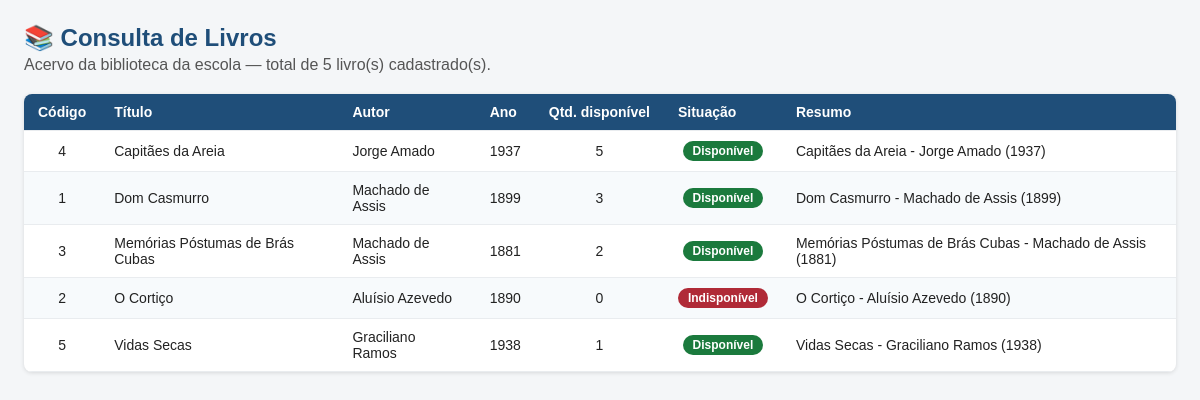
The app's page /listar_livros.php with its own data.
### tables this page shows
CREATE TABLE IF NOT EXISTS livros (
    codigo                  INT          NOT NULL AUTO_INCREMENT,
    titulo                  VARCHAR(150) NOT NULL,
    autor                   VARCHAR(100) NOT NULL,
    ano_publicacao          INT          NOT NULL,
    quantidade_disponivel   INT          NOT NULL,
    PRIMARY KEY (codigo)
);

### class/Livro.php (called while the page is built)
<?php
class Livro
{
    private int $codigo;
    private string $titulo;
    private string $autor;
    private int $anoPublicacao;
    private int $quantidadeDisponivel;
    public function __construct(
        string $titulo,
        string $autor,
        int $anoPublicacao,
        int $quantidadeDisponivel,
        int $codigo = 0
    ) {
        $this->titulo               = $titulo;
        $this->autor                = $autor;
        $this->anoPublicacao        = $anoPublicacao;
        $this->quantidadeDisponivel = $quantidadeDisponivel;
        $this->codigo               = $codigo;
    }
    public function getCodigo(): int
    {
        return $this->codigo;
    }
    public function getTitulo(): string
    {
        return $this->titulo;
    }
    public function getAutor(): string
    {
        return $this->autor;
    }
    public function getAnoPublicacao(): int
    {
        return $this->anoPublicacao;
    }
    public function getQuantidadeDisponivel(): int
    {
        return $this->quantidadeDisponivel;
    }
    public function estaDisponivel(): bool
    {
        return $this->quantidadeDisponivel > 0;
    }
    public function getResumo(): string
    {
        return $this->titulo . ' - ' . $this->autor . ' (' . $this->anoPublicacao . ')';
    }
}

### helpers.php (called while the page is built)
<?php
function statusDisponibilidade(int $quantidade): string
{
    return $quantidade > 0 ? 'Disponível' : 'Indisponível';
}
function escapar(string $texto): string
{
    return htmlspecialchars($texto, ENT_QUOTES, 'UTF-8');
}

### listar_livros.php (the view, shortened to what this page needs)
<?php
require_once __DIR__ . '/config/conexao.php';
require_once __DIR__ . '/class/Livro.php';
require_once __DIR__ . '/helpers.php';
$sql = "SELECT codigo, titulo, autor, ano_publicacao, quantidade_disponivel
        FROM livros
        ORDER BY titulo ASC";
$stmt = $pdo->query($sql);
$livros = [];
while ($linha = $stmt->fetch()) {
    $livros[] = new Livro(
        $linha['titulo'],
        $linha['autor'],
        (int) $linha['ano_publicacao'],
        (int) $linha['quantidade_disponivel'],
        (int) $linha['codigo']
    );
}
?>
<!DOCTYPE html>
<html lang="pt-br">
<head>
</head>
<body>
    <h1>📚 Consulta de Livros</h1>
    <p class="subtitulo">Acervo da biblioteca da escola — total de <?= count($livros) ?> livro(s) cadastrado(s).</p>
    <div class="tabela-wrap">
        <table>
            <thead>
                <tr>
                    <th>Código</th>
                    <th>Título</th>
                    <th>Autor</th>
                    <th>Ano</th>
                    <th>Qtd. disponível</th>
                    <th>Situação</th>
                    <th>Resumo</th>
                </tr>
            </thead>
            <tbody>
                <?php if (empty($livros)): ?>
                    <tr>
                        <td colspan="7" class="vazio">Nenhum livro cadastrado.</td>
                    </tr>
                <?php else: ?>
                    <?php foreach ($livros as $livro): ?>
                        <?php
                            $qtd     = $livro->getQuantidadeDisponivel();
                            $status  = statusDisponibilidade($qtd);
                            $classe  = $livro->estaDisponivel() ? 'disponivel' : 'indisponivel';
                        ?>
                        <tr>
                            <td class="centro"><?= $livro->getCodigo() ?></td>
                            <td><?= escapar($livro->getTitulo()) ?></td>
                            <td><?= escapar($livro->getAutor()) ?></td>
                            <td class="centro"><?= $livro->getAnoPublicacao() ?></td>
                            <td class="centro"><?= $qtd ?></td>
                            <td class="centro">
                                <span class="status <?= $classe ?>"><?= $status ?></span>
                            </td>
                            <td><?= escapar($livro->getResumo()) ?></td>
                        </tr>
                    <?php endforeach; ?>
                <?php endif; ?>
            </tbody>
        </table>
    </div>
</body>
</html>

### listar_livros.php (style rules this page uses)
:root { --azul: #1f4e79; --azul-claro: #d5e8f0; --cinza: #e9ecef; --verde: #1b7a3d; --vermelho: #b02a37; }
* { box-sizing: border-box; }
body { font-family: Arial, Helvetica, sans-serif; background: #f4f6f8; color: #222; margin: 0; padding: 24px; }
h1 { color: var(--azul); margin: 0 0 4px; font-size: 24px; }
p.subtitulo { margin: 0 0 20px; color: #555; }
.tabela-wrap { overflow-x: auto; background: #fff; border-radius: 8px; box-shadow: 0 1px 4px rgba(0,0,0,.12); }
table { border-collapse: collapse; width: 100%; min-width: 760px; }
th, td { padding: 10px 14px; text-align: left; border-bottom: 1px solid var(--cinza); font-size: 14px; }
thead th { background: var(--azul); color: #fff; font-weight: bold; white-space: nowrap; }
tbody tr:nth-child(even) { background: #f7fafc; }
td.centro { text-align: center; }
.status { display: inline-block; padding: 3px 10px; border-radius: 12px; font-size: 12px; font-weight: bold; color: #fff; }
.status.disponivel { background: var(--verde); }
.status.indisponivel { background: var(--vermelho); }

### records on screen
livros: codigo "4", titulo "Capitães da Areia", autor "Jorge Amado", ano_publicacao "1937", quantidade_disponivel "5", quantidade_disponivel "Disponível", escapar($livro->getResumo()) "Capitães da Areia - Jorge Amado (1937)"
livros: codigo "1", titulo "Dom Casmurro", autor "Machado de Assis", ano_publicacao "1899", quantidade_disponivel "3", quantidade_disponivel "Disponível", escapar($livro->getResumo()) "Dom Casmurro - Machado de Assis (1899)"
livros: codigo "3", titulo "Memórias Póstumas de Brás Cubas", autor "Machado de Assis", ano_publicacao "1881", quantidade_disponivel "2", quantidade_disponivel "Disponível", escapar($livro->getResumo()) "Memórias Póstumas de Brás Cubas - Machado de Assis (1881)"
livros: codigo "2", titulo "O Cortiço", autor "Aluísio Azevedo", ano_publicacao "1890", quantidade_disponivel "0", quantidade_disponivel "Indisponível", escapar($livro->getResumo()) "O Cortiço - Aluísio Azevedo (1890)"
livros: codigo "5", titulo "Vidas Secas", autor "Graciliano Ramos", ano_publicacao "1938", quantidade_disponivel "1", quantidade_disponivel "Disponível", escapar($livro->getResumo()) "Vidas Secas - Graciliano Ramos (1938)"

### other values on screen
count($livros) "5"
